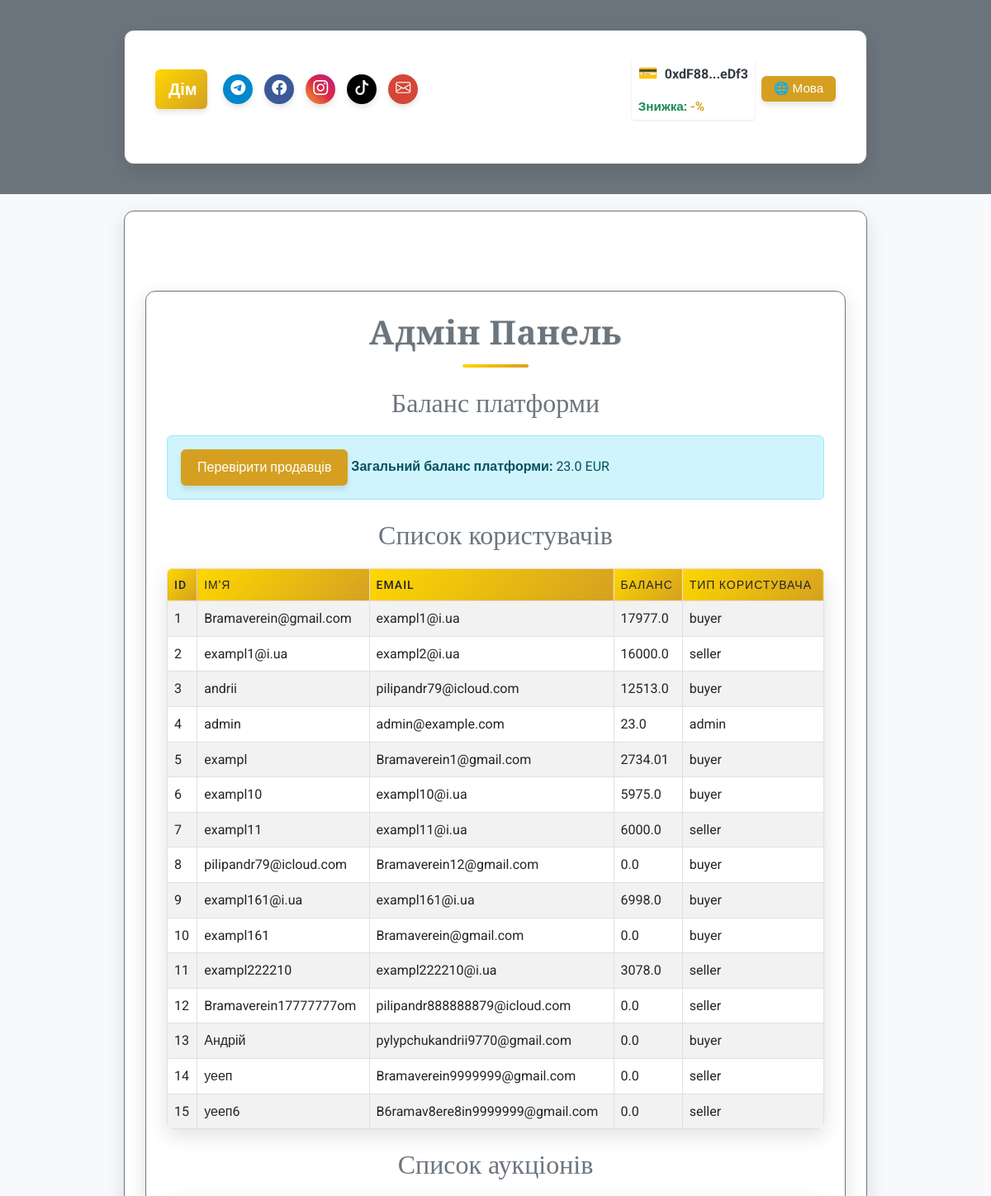
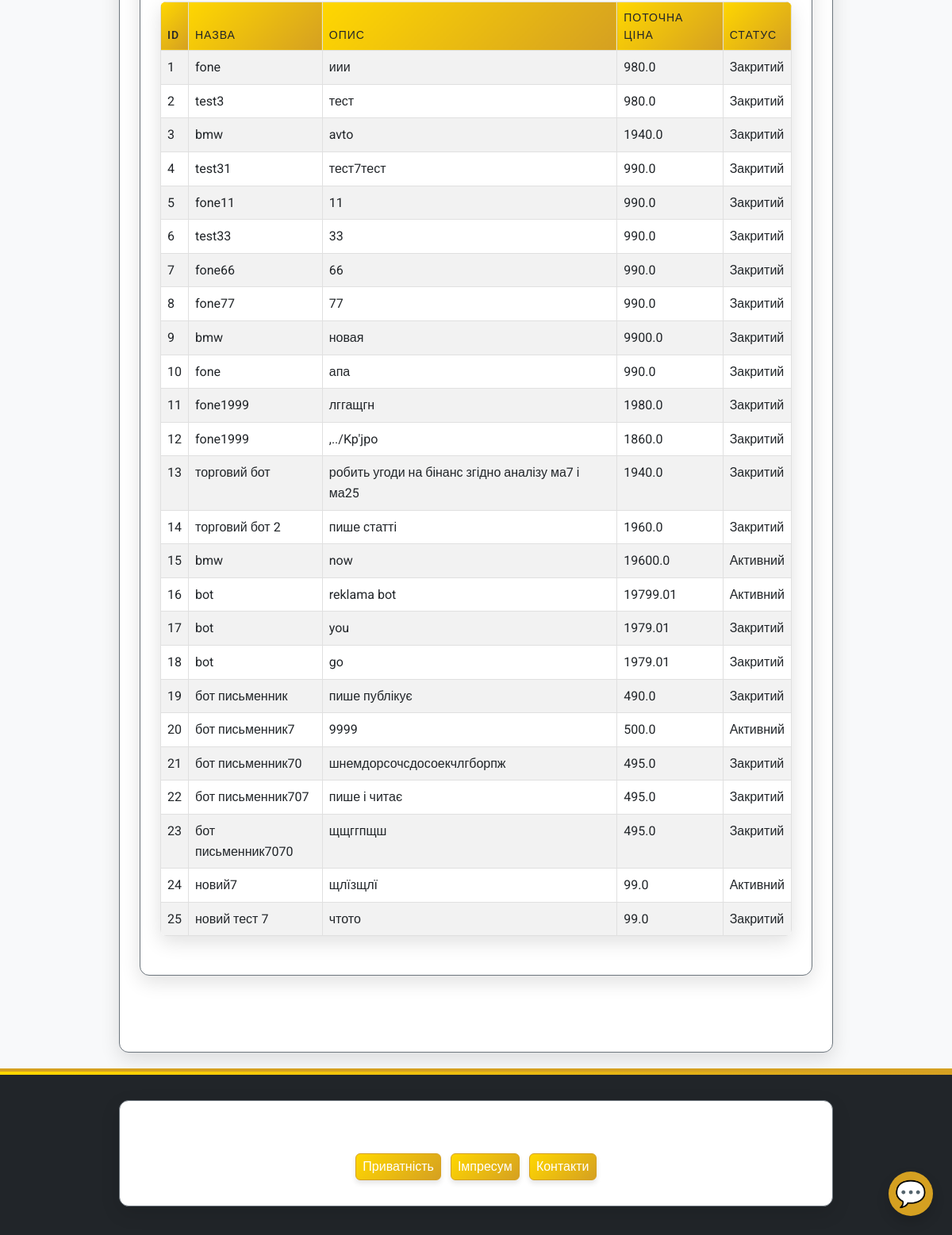
Screenshot of /admin/dashboard (signed in) with the database file from the repository (2 pictures, top to bottom).
### app/models/user.py (models this page shows, shortened)
class User(UserMixin, db.Model):
    __tablename__ = 'users'
    id = db.Column(db.Integer, primary_key=True)
    username = db.Column(db.String(80), nullable=False, unique=True)
    email = db.Column(db.String(120), nullable=False, unique=True)
    password_hash = db.Column(db.String(128), nullable=False)
    balance = db.Column(db.Float, default=0.0)
    platform_balance = db.Column(db.Float, default=0.0)  # Баланс платформи
    user_type = db.Column(db.String(10), nullable=False)  # "buyer", "seller", "admin"
    is_admin = db.Column(db.Boolean, default=False)  # Поле для адміністратора
    wallet_address = db.Column(db.String(42), nullable=True)  # Адреса криптогаманця
    verification_document = db.Column(db.String(255))
    is_verified = db.Column(Boolean, default=False)
    company_name = db.Column(db.String(255))
    tax_id = db.Column(db.String(64))
    language = db.Column(db.String(5), default='ua')  # 'ua', 'en', 'de'
    auctions_created = db.relationship('Auction', foreign_keys='Auction.seller_id', backref='seller', lazy=True)
    auctions_won = db.relationship('Auction', foreign_keys='Auction.winner_id', backref='winner', lazy=True)
    auction_participations = db.relationship('AuctionParticipant', back_populates='user', lazy=True)

### app/models/auction.py (models this page shows, shortened)
class Auction(db.Model):
    __tablename__ = 'auctions'
    id = db.Column(db.Integer, primary_key=True)
    title = db.Column(db.String(255), nullable=False)
    description = db.Column(db.Text, nullable=False)
    starting_price = db.Column(db.Float, nullable=False)
    current_price = db.Column(db.Float, nullable=False)
    seller_id = db.Column(db.Integer, db.ForeignKey('users.id'), nullable=False)
    total_participants = db.Column(db.Integer, default=0, nullable=False)
    is_active = db.Column(db.Boolean, default=True, nullable=False)
    winner_id = db.Column(db.Integer, db.ForeignKey('users.id'), nullable=True)
    total_earnings = db.Column(db.Float, default=0.0, nullable=False)
    created_at = db.Column(db.DateTime, default=db.func.now(), nullable=False)
    updated_at = db.Column(db.DateTime, default=db.func.now(), onupdate=db.func.now(), nullable=False)
    photos = db.Column(JSON, default=list)  # Поле для зберігання шляхів до фото у форматі JSON
    is_confirmed = db.Column(db.Boolean, default=False, nullable=False)  # Чи підтверджено отримання товару
    main_photo_idx = db.Column(db.Integer, default=0)  # Індекс головного фото
    participants = relationship(
        'AuctionParticipant', back_populates='auction', cascade='all, delete-orphan', lazy='dynamic'
    )

### app/routes/admin_routes.py (the view)
@admin_bp.route('/dashboard', methods=['GET'])
@login_required
def admin_dashboard():
    if not current_user.is_admin:
        return "Доступ заборонено", 403
    users = User.query.all()
    auctions = Auction.query.all()
    admin_balance = current_user.balance  # Поточний баланс адміністратора
    return render_template('admin/dashboard.html',
                           users=users,
                           auctions=auctions,
                           admin_balance=admin_balance,
                           lang=session.get('lang', 'ua'),
                           ui_text=ui_text)

### app/utils/i18n_ui.py (called while the page is built)
def ui_text(key, lang):
    return ui_translations.get(key, {}).get(lang, ui_translations.get(key, {}).get('ua', key))

### app/templates/admin/dashboard.html (shortened to what this page needs)
{% extends "base.html" %}
{% block content %}
<div class="container my-5">
    <h1 class="text-center text-secondary">Адмін Панель</h1>
    <section class="my-4">
        <h2 class="text-secondary">Баланс платформи</h2>
        <div class="alert alert-info">
        <a href="{{ url_for('admin.verify_sellers') }}" class="btn btn-outline-info">Перевірити продавців</a>
            <strong>Загальний баланс платформи:</strong> {{ admin_balance }} EUR
        </div>
    </section>
    <section class="my-4">
        <h2 class="text-secondary">Список користувачів</h2>
        <table class="table table-striped">
            <thead>
                <tr>
                    <th>ID</th>
                    <th>Ім'я</th>
                    <th>Email</th>
                    <th>Баланс</th>
                    <th>Тип користувача</th>
                </tr>
            </thead>
            <tbody>
                {% for user in users %}
                <tr>
                    <td>{{ user.id }}</td>
                    <td>{{ user.username }}</td>
                    <td>{{ user.email }}</td>
                    <td>{{ user.balance }}</td>
                    <td>{{ user.user_type }}</td>
                </tr>
                {% endfor %}
            </tbody>
        </table>
    </section>
    <section class="my-4">
        <h2 class="text-secondary">Список аукціонів</h2>
        <table class="table table-striped">
            <thead>
                <tr>
                    <th>ID</th>
                    <th>Назва</th>
                    <th>Опис</th>
                    <th>Поточна ціна</th>
                    <th>Статус</th>
                </tr>
            </thead>
            <tbody>
                {% for auction in auctions %}
                <tr>
                    <td>{{ auction.id }}</td>
                    <td>{{ auction.title }}</td>
                    <td>{{ auction.description }}</td>
                    <td>{{ auction.current_price }}</td>
                    <td>{{ 'Активний' if auction.is_active else 'Закритий' }}</td>
                </tr>
                {% endfor %}
            </tbody>
        </table>
    </section>
</div>
{% endblock %}

### app/templates/base.html (shortened to what this page needs)
<!DOCTYPE html>
<html lang="{{ lang if lang else 'uk' }}">
<head>
    <link href="https://cdn.jsdelivr.net/npm/bootstrap@5.3.0/dist/css/bootstrap.min.css" rel="stylesheet">
    <link rel="stylesheet" href="https://cdn.jsdelivr.net/npm/bootstrap-icons@1.11.1/font/bootstrap-icons.css">
    <link rel="stylesheet" href="{{ url_for('static', filename='css/custom.css') }}?v={{ range(1, 100000) | random }}">
</head>
<body class="bg-light text-dark" style="font-family: 'Roboto', sans-serif;">
    <header class="bg-secondary text-white py-3">
        <div class="container">
            <nav class="navbar navbar-expand-lg navbar-dark">                <div class="container-fluid">                    <a class="navbar-brand fw-bold home-button" href="/">{{ ui_text('home', lang) }}</a>
                    <div class="d-flex align-items-center w-100 justify-content-between header-content">
                        <div class="d-flex gap-2 align-items-center header-social">
                            <a href="https://t.me/your_channel" class="social-button telegram-color" title="{{ ui_text('telegram', lang) }}"
                                target="_blank">
                                <i class="bi bi-telegram"></i>
                            </a>
                            <a href="https://facebook.com/your_page" class="social-button facebook-color" title="{{ ui_text('facebook', lang) }}"
                                target="_blank">
                                <i class="bi bi-facebook"></i>
                            </a>
                            <a href="https://instagram.com/your_page" class="social-button instagram-color" title="{{ ui_text('instagram', lang) }}"
                                target="_blank">
                                <i class="bi bi-instagram"></i>
                            </a>
                            <a href="https://tiktok.com/@your_page" class="social-button tiktok-color" title="{{ ui_text('tiktok', lang) }}"
                                target="_blank">
                                <i class="bi bi-tiktok"></i>
                            </a>
                            <a href="mailto:info@yourdomain.com" class="social-button email-color" title="{{ ui_text('email', lang) }}">
                                <i class="bi bi-envelope"></i>
                            </a>
                        </div>
                        <div class="d-flex align-items-center ms-3 header-controls">
                            {% if current_user.is_authenticated %}
                            {% if current_user.wallet_address %}
                            <div class="wallet-widget">                                <div class="wallet-address-container">
                                    <span class="wallet-icon">&#128179;</span>
                                    <span id="wallet-address-short" title="{{ ui_text('copy_address', lang) }}" data-full-address="{{ current_user.wallet_address }}" class="text-truncate-item">
                                        {{ current_user.wallet_address[:6] }}...{{ current_user.wallet_address[-4:] }}
                                    </span>
                                </div>                                {% if user_discount is not none %}
                                <div class="small text-success fw-bold mt-1 wallet-discount text-truncate-item">
                                    {{ ui_text('token_discount', lang) }}: <span style="color:#d5a021;">-{{ user_discount }}%</span>
                                </div>
                                {% endif %}
                            </div>                            {% else %}                            <button onclick="connectWallet()" class="btn btn-outline-warning btn-sm ms-2 wallet-connect-btn text-truncate-item">
                                {{ ui_text('connect_wallet', lang) }}&nbsp;&#128179;
                            </button>
                            {% endif %}
                            {% endif %}
                                                        <div class="ms-2 language-switcher">
                                <div class="dropdown">
                                    <button class="btn btn-outline-light btn-sm py-1 px-2 dropdown-toggle text-truncate-item" type="button"
                                        id="langDropdown" data-bs-toggle="dropdown" aria-expanded="false">
                                        🌐 {{ ui_text('language', lang) }}
                                    </button>
                                </div>
                            </div>
                        </div>
                    </div>
                </div>
            </nav>
        </div>
    </header>    <main class="container py-5">
        {% block content %}{% endblock %}
    </main>    <footer class="bg-dark text-white py-3 mt-auto">        <div class="container text-center">
            <p class="mb-2">&copy; 2024 {{ ui_text('app_name', lang) }}. {{ ui_text('rights_reserved', lang) }}</p>
            <div class="d-flex justify-content-center gap-2 flex-wrap footer-buttons">
                <a href="{{ url_for('main.privacy') }}" class="btn btn-outline-warning btn-sm footer-btn text-truncate-item">{{ ui_text('privacy_policy', lang) }}</a>
                <a href="{{ url_for('main.impressum') }}" class="btn btn-outline-warning btn-sm footer-btn text-truncate-item">{{ ui_text('impressum', lang) }}</a>
                <a href="{{ url_for('main.contacts') }}" class="btn btn-outline-warning btn-sm footer-btn text-truncate-item">{{ ui_text('contacts', lang) }}</a>
            </div>
        </div>
    </footer>
    <div id="assistant-widget">
        <button id="assistant-open-btn" class="btn btn-primary rounded-circle shadow">
            <span aria-label="{{ ui_text('chatbot', lang) }}" title="{{ ui_text('chatbot', lang) }}">💬</span>
        </button>
    </div>
</body>
</html>

### app/templates/base.html (style rules this page uses)
.text-truncate-item { white-space: nowrap; overflow: hidden; text-overflow: ellipsis; max-width: 100%; }
.wallet-widget { display: flex; align-items: center; background-color: white; padding: 0.25rem 0.5rem; border-radius: 0.25rem; box-shadow: 0 1px 3px rgba(0, 0, 0, 0.1); gap: 8px; flex-direction: column; align-items: flex-start; max-width: 100%; }
.wallet-address-container { display: flex; align-items: center; gap: 8px; max-width: 100%; overflow: hidden; }
.wallet-icon { font-size: 1.2em; color: #28a745; }
#wallet-address-short { text-overflow: ellipsis; overflow: hidden; white-space: nowrap; cursor: pointer; font-weight: bold; color: #343a40; }
.wallet-discount { font-size: 0.95em; max-width: 100%; }
.language-switcher button { font-size: 0.95em; min-width: 90px; }
.footer-btn { min-width: 85px; text-overflow: ellipsis; overflow: hidden; white-space: nowrap; padding: 4px 8px; margin: 2px; }
#assistant-widget { position: fixed; bottom: 24px; right: 24px; z-index: 9999; }
#assistant-open-btn { width: 56px; height: 56px; font-size: 2em; display: flex; align-items: center; justify-content: center; }

### rows the page displays
User: wallet_address "0xdF88", wallet_address "eDf3", balance "23.0", id "4", username "admin", email "admin@example.com", user_type "admin"
User: id "1", username "Bramaverein@gmail.com", email "exampl1@i.ua", balance "17977.0", user_type "buyer"
User: id "2", username "exampl1@i.ua", email "exampl2@i.ua", balance "16000.0", user_type "seller"
User: id "3", username "andrii", email "pilipandr79@icloud.com", balance "12513.0", user_type "buyer"
User: id "5", username "exampl", email "Bramaverein1@gmail.com", balance "2734.01", user_type "buyer"
User: id "6", username "exampl10", email "exampl10@i.ua", balance "5975.0", user_type "buyer"
User: id "7", username "exampl11", email "exampl11@i.ua", balance "6000.0", user_type "seller"
User: id "8", username "pilipandr79@icloud.com", email "Bramaverein12@gmail.com", balance "0.0", user_type "buyer"
User: id "9", username "exampl161@i.ua", email "exampl161@i.ua", balance "6998.0", user_type "buyer"
User: id "10", username "exampl161", email "Bramaverein@gmail.com", balance "0.0", user_type "buyer"
User: id "11", username "exampl222210", email "exampl222210@i.ua", balance "3078.0", user_type "seller"
User: id "12", username "Bramaverein17777777om", email "pilipandr888888879@icloud.com", balance "0.0", user_type "seller"
User: id "13", username "Андрій", email "pylypchukandrii9770@gmail.com", balance "0.0", user_type "buyer"
User: id "14", username "уееп", email "Bramaverein9999999@gmail.com", balance "0.0", user_type "seller"
User: id "15", username "уееп6", email "B6ramav8ere8in9999999@gmail.com", balance "0.0", user_type "seller"
Auction: id "1", title "fone", description "иии", current_price "980.0", is_active "Закритий"
Auction: id "2", title "test3", description "тест", current_price "980.0", is_active "Закритий"
Auction: id "3", title "bmw", description "avto", current_price "1940.0", is_active "Закритий"
Auction: id "4", title "test31", description "тест7тест", current_price "990.0", is_active "Закритий"
Auction: id "5", title "fone11", description "11", current_price "990.0", is_active "Закритий"
Auction: id "6", title "test33", description "33", current_price "990.0", is_active "Закритий"
Auction: id "7", title "fone66", description "66", current_price "990.0", is_active "Закритий"
Auction: id "8", title "fone77", description "77", current_price "990.0", is_active "Закритий"
Auction: id "9", title "bmw", description "новая", current_price "9900.0", is_active "Закритий"
Auction: id "10", title "fone", description "апа", current_price "990.0", is_active "Закритий"
Auction: id "11", title "fone1999", description "лггащгн", current_price "1980.0", is_active "Закритий"
Auction: id "12", title "fone1999", description ",../Kp'jpo", current_price "1860.0", is_active "Закритий"
Auction: id "13", title "торговий бот", description "робить угоди на бінанс згідно аналізу ма7 і ма25", current_price "1940.0", is_active "Закритий"
Auction: id "14", title "торговий бот 2", description "пише статті", current_price "1960.0", is_active "Закритий"
Auction: id "15", title "bmw", description "now", current_price "19600.0", is_active "Активний"
Auction: id "16", title "bot", description "reklama bot", current_price "19799.01", is_active "Активний"
Auction: id "17", title "bot", description "you", current_price "1979.01", is_active "Закритий"
Auction: id "18", title "bot", description "go", current_price "1979.01", is_active "Закритий"
Auction: id "19", title "бот письменник", description "пише публікує", current_price "490.0", is_active "Закритий"
Auction: id "20", title "бот письменник7", description "9999", current_price "500.0", is_active "Активний"
Auction: id "21", title "бот письменник70", description "шнемдорсочсдосоекчлгборпж", current_price "495.0", is_active "Закритий"
Auction: id "22", title "бот письменник707", description "пише і читає", current_price "495.0", is_active "Закритий"
Auction: id "23", title "бот письменник7070", description "щщггпщш", current_price "495.0", is_active "Закритий"
Auction: id "24", title "новий7", description "щлїзщлї", current_price "99.0", is_active "Активний"
Auction: id "25", title "новий тест 7", description "чтото", current_price "99.0", is_active "Закритий"

### other values shown
{{ ui_text('home', lang) }} "Дім"
{{ ui_text('token_discount', lang) }} "Знижка"
{{ ui_text('language', lang) }} "Мова"
{{ ui_text('privacy_policy', lang) }} "Приватність"
{{ ui_text('impressum', lang) }} "Імпресум"
{{ ui_text('contacts', lang) }} "Контакти"
